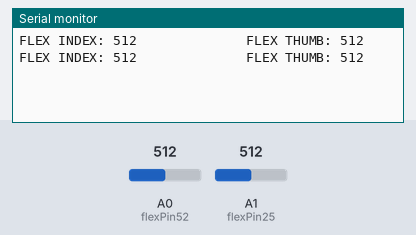
This sketch was run on a simulated Arduino Uno, built with avr-gcc and run on an emulated ATmega328P. Shown: the last lines printed to the serial monitor. The inputs (shaded band) are chosen by the test bench; at power-on: A0 (flexPin52) = 512, A1 (flexPin25) = 512.

Above: at 1.8 s.
1.9 s: A0 (flexPin52) set to 716
At 2.8 s:
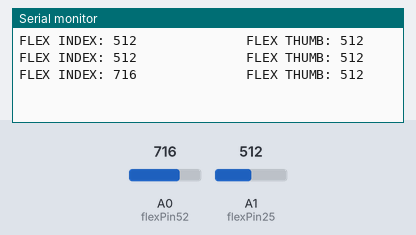
3.4 s: A1 (flexPin25) set to 716
At 4.7 s:
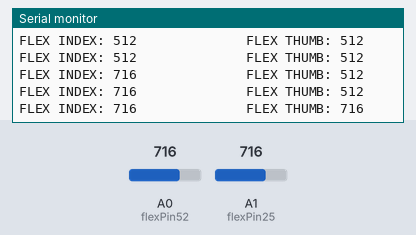
4.9 s: A0 (flexPin52) set to 900
At 5.8 s:
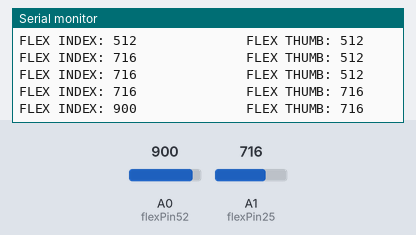
6.4 s: A1 (flexPin25) set to 900
At 7.4 s:
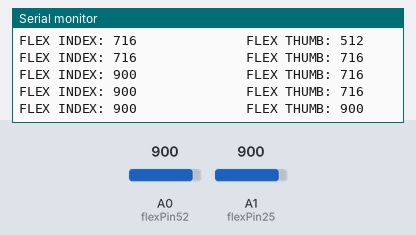
Timing chart, 0 to 8.9 s (numbered marks = the images above; inputs shaded):
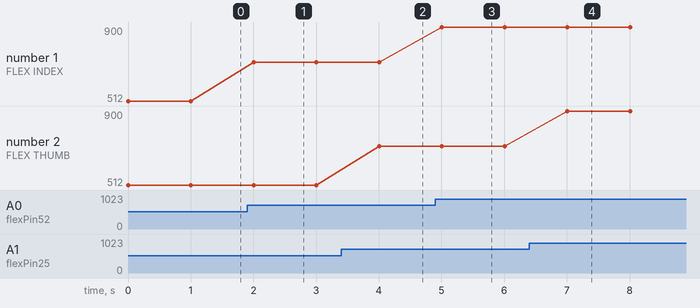

The sketch:

CALIBRATION_CODE.ino
```cpp
//variables for my glove
const int flexPin52 = A0;      // Pin connected to voltage divider output for index finger
const int flexPin25 = A1;      // Pin connected to voltage divider output for thumb finger


void setup() {
  Serial.begin(9600);
  //setup pins
  pinMode(flexPin52, INPUT);
  pinMode(flexPin25, INPUT);
}

void loop() {
  //flex sensors reading
  int ADCflexIn = analogRead(flexPin52);
  int ADCflexTh = analogRead(flexPin25);
  Serial.println("FLEX INDEX: "+ String(ADCflexIn) + "              "  +"FLEX THUMB: "+ String(ADCflexTh) );

 delay(1000);
}
```

Measured:
- after the input at 1.9 s, the serial monitor: prints a new line after 0.10 s (image 1)
- after the input at 3.4 s, the serial monitor: prints a new line after 0.60 s (image 2)
- after the input at 4.9 s, the serial monitor: prints a new line after 0.11 s (image 3)
- after the input at 6.4 s, the serial monitor: prints a new line after 0.61 s (image 4)
- plotted number 1: 512 → 716 after the input at 1.9 s, 716 → 900 after the input at 4.9 s
